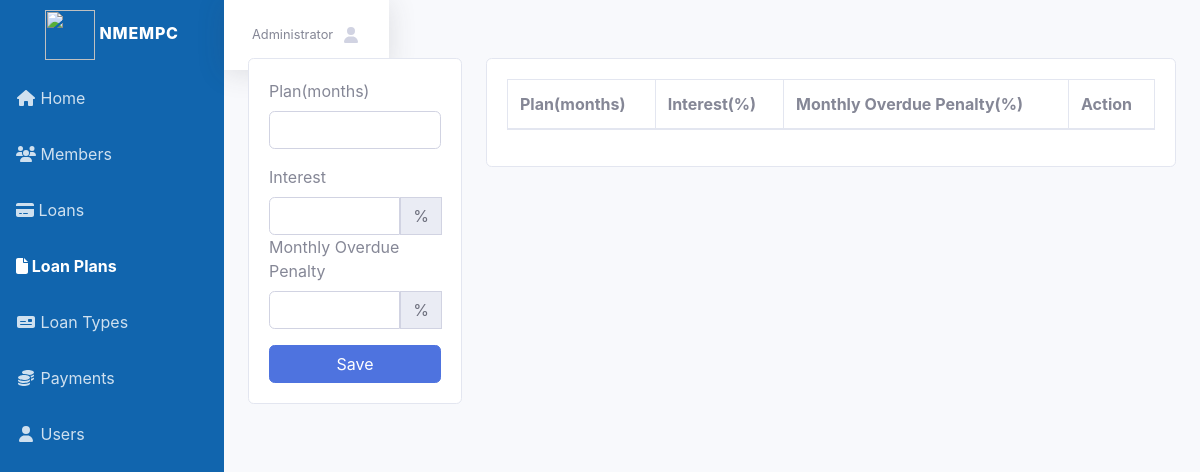
The app's page /loan_plan.php (signed in), older data.
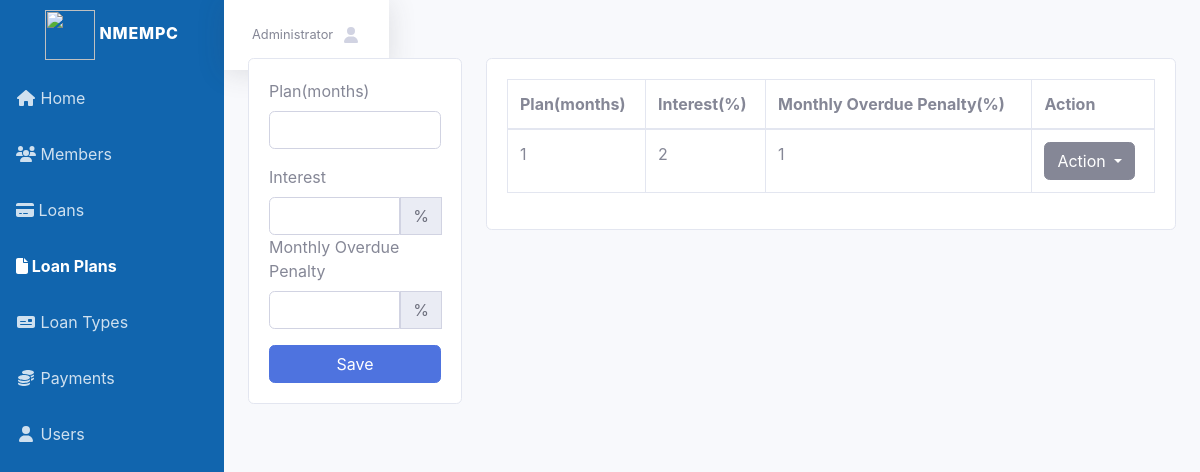
The same page, newer data.
### tables this page shows
CREATE TABLE `loan_plan` (
  `lplan_id` int(11) NOT NULL,
  `lplan_month` int(11) NOT NULL,
  `lplan_interest` float NOT NULL,
  `lplan_penalty` int(11) NOT NULL
);

### config.php (called while the page is built, shortened)
<?php
	class db_connect{
		public $host = db_host;
		public $user = db_user;
		public $pass = db_pass;
		public $name = db_name;
		public function connect(){
			$this->conn = new mysqli($this->host, $this->user, $this->pass, $this->name);
		}
	}
?>

### class.php (called while the page is built, shortened)
<?php
	require_once'config.php';
	class db_class extends db_connect{
		public function display_lplan(){
			$query=$this->conn->prepare("SELECT * FROM `loan_plan`") or die($this->conn->error);
			if($query->execute()){
				$result = $query->get_result();
				return $result;
			}
		}
	}
?>

### loan_plan.php (the view, shortened to what the changed rows need)
<?php
	require_once'class.php';
	$db=new db_class();
?>
<!DOCTYPE html>
<html lang="en">
<head>
    <link href="css/sb-admin-2.css" rel="stylesheet">
    <link href="css/dataTables.bootstrap4.css" rel="stylesheet">
</head>
<body id="page-top">
    <div id="wrapper">
        <div id="content-wrapper" class="d-flex flex-column">
            <div id="content">
                <div class="container-fluid">
                    <div class="d-sm-flex align-items-center justify-content-between mb-4">
                        <h1 class="h3 mb-0 text-gray-800">Loan Plan</h1>
                    </div>
                    <div class="row">
						<div class="col-xl-9  mb-4">
                            <div class="card">
                                <div class="card-body">
									 <div class="table-responsive">
										<table class="table table-bordered" id="dataTable" width="100%" cellspacing="0">
										<thead>
											<tr>
												<th>Plan(months)</th>
												<th>Interest(%)</th>
												<th>Monthly Overdue Penalty(%)</th>
												<th>Action</th>
											</tr>
										</thead>
										<tbody>
											<?php
												$tbl_lplan=$db->display_lplan();
												while($fetch=$tbl_lplan->fetch_array()){
											?>
											<tr>
												<td><?php echo $fetch['lplan_month']?></td>
												<td><?php echo $fetch['lplan_interest']?></td>
												<td><?php echo $fetch['lplan_penalty']?></td>
												<td>
													<div class="dropdown">
														<button class="btn btn-secondary dropdown-toggle" type="button" id="dropdownMenuButton" data-toggle="dropdown" aria-haspopup="true" aria-expanded="false">
															Action
														</button>
													</div>
												</td>
											</tr>
											<?php
												}
											?>
										</tbody>
										</table>
									</div>
                            </div>
                        </div>
                    </div>
            </div>
        </div>
    </div>
</body>
</html>

Row changes from the older to the newer data that the page shows:
added loan_plan: lplan_month "1", lplan_interest "2", lplan_penalty "1"
